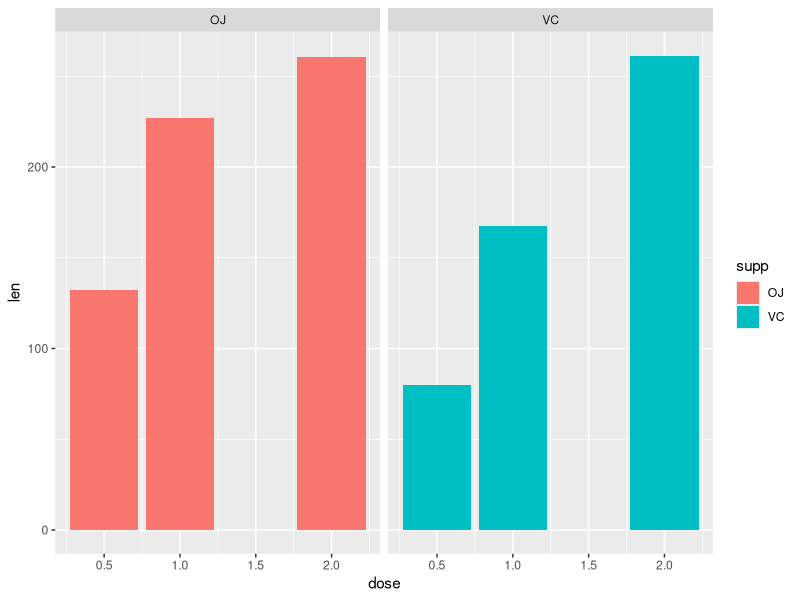

Generate this figure with R:
## ---- chunk 1

# calling the data set
data("ToothGrowth")

# making a copy of the data
data <- ToothGrowth

## ---- chunk 2

library(dplyr)

oj <- data %>% filter(supp == "OJ")
vc <- data %>% filter(supp == "VC")

var(oj$len) == var(vc$len)

## ---- chunk 3
t.test(oj$len,vc$len,var.equal = FALSE)
## ---- chunk 4

library(ggplot2)

ggplot(data, aes(dose,len, fill=supp)) +
  geom_histogram(stat="identity") +
  facet_grid(.~supp)

## ---- chunk 5

# 0.5 dosage test
t.test(data[data$supp=="OJ" & data$dose==0.5,]$len,
       data[data$supp=="VC" & data$dose==0.5,]$len,
       var.equal = FALSE)

# 1.0 dosage test
t.test(data[data$supp=="OJ" & data$dose==1.0,]$len,
       data[data$supp=="VC" & data$dose==1.0,]$len,
       var.equal = FALSE)

# 2.0 dosage test
t.test(data[data$supp=="OJ" & data$dose==2.0,]$len,
       data[data$supp=="VC" & data$dose==2.0,]$len,
       var.equal = FALSE)

